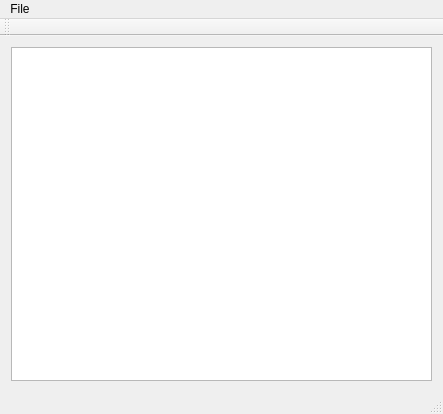
<?xml version="1.0" encoding="UTF-8"?>
<ui version="4.0">
 <class>MainWindow</class>
 <widget class="QMainWindow" name="MainWindow">
  <property name="geometry">
   <rect>
    <x>0</x>
    <y>0</y>
    <width>443</width>
    <height>414</height>
   </rect>
  </property>
  <property name="windowTitle">
   <string>MainWindow</string>
  </property>
  <property name="unifiedTitleAndToolBarOnMac">
   <bool>false</bool>
  </property>
  <widget class="QWidget" name="centralWidget">
   <layout class="QGridLayout" name="gridLayout">
    <item row="0" column="0">
     <widget class="QTextBrowser" name="textBrowser"/>
    </item>
   </layout>
  </widget>
  <widget class="QMenuBar" name="menuBar">
   <property name="geometry">
    <rect>
     <x>0</x>
     <y>0</y>
     <width>443</width>
     <height>33</height>
    </rect>
   </property>
   <widget class="QMenu" name="menuFiel">
    <property name="title">
     <string>File</string>
    </property>
    <addaction name="actionOpen"/>
    <addaction name="actionClose"/>
    <addaction name="actionExit"/>
   </widget>
   <addaction name="menuFiel"/>
  </widget>
  <widget class="QToolBar" name="mainToolBar">
   <attribute name="toolBarArea">
    <enum>TopToolBarArea</enum>
   </attribute>
   <attribute name="toolBarBreak">
    <bool>false</bool>
   </attribute>
  </widget>
  <widget class="QStatusBar" name="statusBar"/>
  <action name="actionOpen">
   <property name="text">
    <string>Open</string>
   </property>
   <property name="shortcut">
    <string>Alt+O</string>
   </property>
  </action>
  <action name="actionClose">
   <property name="text">
    <string>Close</string>
   </property>
   <property name="shortcut">
    <string>Alt+C</string>
   </property>
  </action>
  <action name="actionExit">
   <property name="text">
    <string>Exit</string>
   </property>
   <property name="shortcut">
    <string>Alt+X</string>
   </property>
  </action>
 </widget>
 <layoutdefault spacing="6" margin="11"/>
 <resources/>
 <connections/>
</ui>
